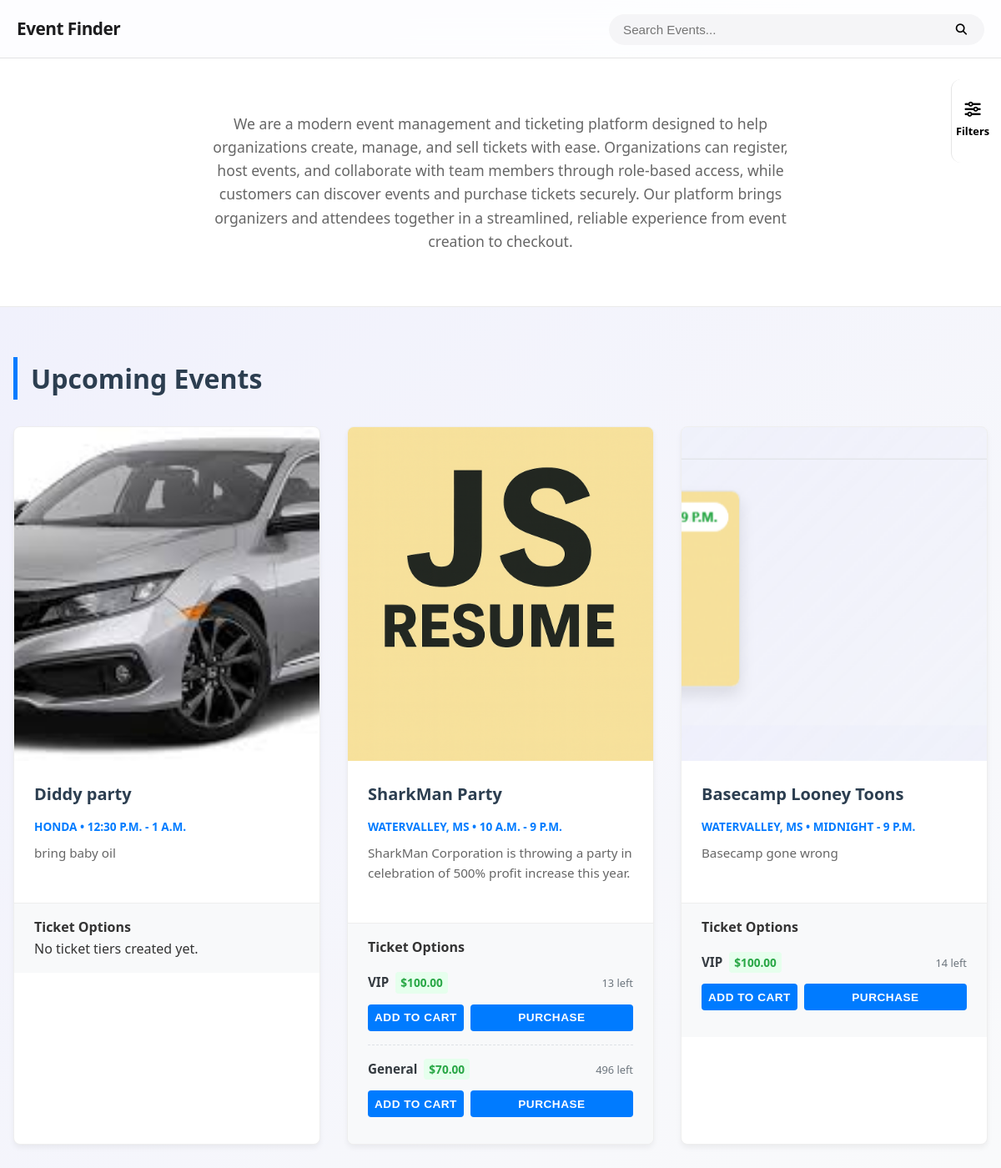
Before: / with the older database file.
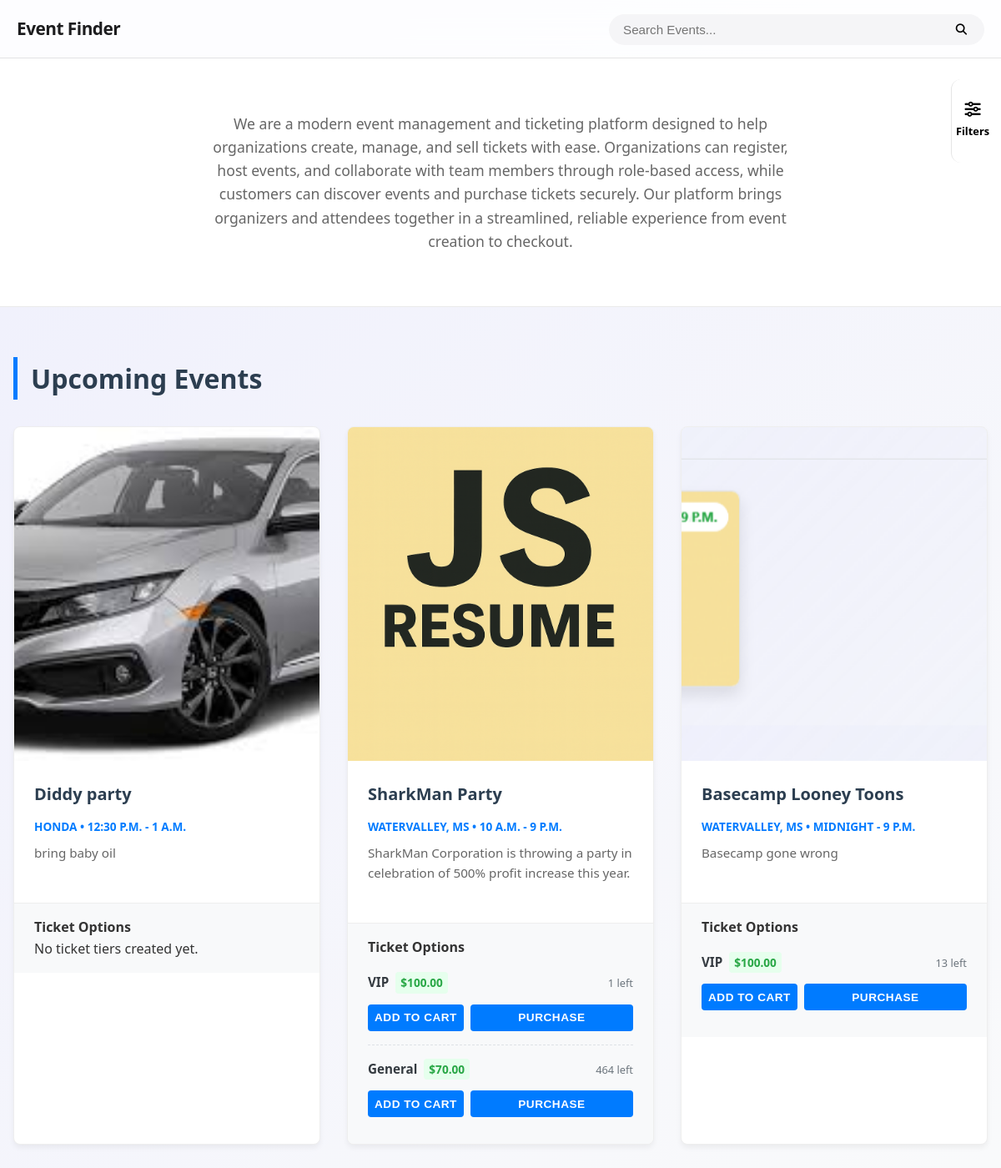
After: the same page with the newer database file.
### App/models.py (models this page shows)
class TicketTier(models.Model):
    class Status(models.TextChoices):
        VIP = "VIP",('VIP')
        GENERAL = "General",('General')
        BASIC = "Basic",('Basic')
    event = models.ForeignKey(Event, on_delete=models.CASCADE, related_name='ticket_tiers')
    type = models.CharField(max_length=10,choices=Status.choices, default="Basic")
    price = models.DecimalField(max_digits=8, decimal_places=2)
    quantity = models.IntegerField()

### App/views.py (the view)
# urls.py: path('', v.home_view, name='home_page'),
def home_view(request):
    event_filter = EventFilter(request.GET, queryset=Event.objects.all().prefetch_related('ticket_tiers'))
    return render(request, 'home.html', {'filter' : event_filter, 'filter_active' :  bool(request.GET), 'Event' : event_filter.qs.distinct()})

### App/context_processors.py (called while the page is built, shortened)
def current_url(request):
    return {
        'current_path': request.path,
        'current_full_url': request.get_full_path(),
        'current_absolute_uri': request.build_absolute_uri(),
    }

def base_view(request):
    if not request.user.is_authenticated:
        return {}

### App/templates/home.html (shortened to what the changed rows need)
{% extends "base.html" %}
{% load static %}
{% block content %}
<link rel="stylesheet" href="{% static 'home.css' %}">
<section class="events-section" id="events">
    <div class="container">
        <div class="events-header">
            <h2 class="section-title">Upcoming Events</h2>
        </div>
        <div class="events-grid">
            {% if SearchActive %}
            {% for event in Events %}
                <article class="event-card">
                    <div class="event-image">
                        {% if event.banner_image %}
                        <img src="{{ event.banner_image.url }}" alt="{{ event.title }}">
                        {% endif %}
                    </div>
                    <div class="event-content">
                        <h3 class="event-title">{{ event.title }}</h3>
                        <span class="event-date">{{ event.location }} • {{ event.start_time }} - {{ event.end_time }}</span>
                        <p class="event-desc">{{ event.description|truncatewords:20 }}</p>
                    </div>
                    <div class="ticket-tiers">
                        <h4>Ticket Options</h4>
                        {% for tier in event.ticket_tiers.all %}
                        <div class="ticket-tier">
                            <div class="tier-top-row">
                                <div class="tier-info">
                                    <span class="tier-name">{{ tier.type }}</span>
                                    <span class="tier-price">${{ tier.price|floatformat:2 }}</span>
                                </div>
                                <div class="tier-quantity">
                                    {% if tier.quantity > 0 %}
                                    <span class="qty-available">{{ tier.quantity }} left</span>
                                    {% else %}
                                    <span class="sold-out-badge">Sold Out</span>
                                    {% endif %}
                                </div>
                            </div>
                            <div class="ticket-actions">
                                <form action="{% url 'Add_Ticket_Cart' tier.id %}" method="POST" class="ticket-purchase-form">
                                    {% csrf_token %}
                                    <input type="hidden" name="quantity" value="1" class="hidden-quantity-input">
                                    <button type="button" class="btn-ticket btn-buy initial-buy-btn">
                                        Add to cart
                                    </button>
                                    <div class="quantity-selector hidden">
                                        <button type="button" class="qty-btn decrease-btn">
                                            <i class="fa-solid fa-trash-can"></i>
                                        </button>
                                        <span class="qty-display">1</span>
                                        <button type="button" class="qty-btn increase-btn">
                                            <i class="fa-solid fa-plus"></i>
                                        </button>
                                    </div>
                                    <button type="submit" class="btn-ticket btn-confirm hidden mt-2">
                                        Confirm Add
                                    </button>
                                </form>
                                {% if tier.quantity > 0 %}
                                <a class="action-form" href="{% url 'purchase_ticket' tier.id %}">
                                    <button type="submit" class="btn-ticket btn-buy">
                                        Purchase
                                    </button>
                                </a>
                                {% else %}
                                <button class="btn-ticket btn-disabled" disabled>Unavailable</button>
                                {% endif %}
                            </div>
                        </div>
                        {% empty %}
                        <p class="no-tickets">No ticket tiers created yet.</p>
                        {% endfor %}
                    </div>
                </article>
            {% endfor %}
            {% else %}
            {% for event in Event %}
            <article class="event-card">
                <div class="event-image">
                    {% if event.banner_image %}
                    <img src="{{ event.banner_image.url }}" alt="{{ event.title }}">
                    {% endif %}
                </div>
                <div class="event-content">
                    <h3 class="event-title">{{ event.title }}</h3>
                    <span class="event-date">{{ event.location }} • {{ event.start_time }} - {{ event.end_time }}</span>
                    <p class="event-desc">{{ event.description|truncatewords:20 }}</p>
                </div>
                <div class="ticket-tiers">
                    <h4>Ticket Options</h4>
                    {% for tier in event.ticket_tiers.all %}
                    <div class="ticket-tier">
                        <div class="tier-top-row">
                            <div class="tier-info">
                                <span class="tier-name">{{ tier.type }}</span>
                                <span class="tier-price">${{ tier.price|floatformat:2 }}</span>
                            </div>
                            <div class="tier-quantity">
                                {% if tier.quantity > 0 %}
                                <span class="qty-available">{{ tier.quantity }} left</span>
                                {% else %}
                                <span class="sold-out-badge">Sold Out</span>
                                {% endif %}
                            </div>
                        </div>
                        <div class="ticket-actions">
                            <form action="{% url 'Add_Ticket_Cart' tier.id %}" method="POST" class="ticket-purchase-form">
                                <button type="button" class="btn-ticket btn-buy initial-buy-btn">
                                    Add to cart
                                </button>
                            </form>
                            {% if tier.quantity > 0 %}
                            <a class="action-form" href="{% url 'purchase_ticket' tier.id %}">
                                <button type="submit" class="btn-ticket btn-buy">
                                    Purchase
                                </button>
                            </a>
                            {% else %}
                            <button class="btn-ticket btn-disabled" disabled>Unavailable</button>
                            {% endif %}
                        </div>
                    </div>
                    {% empty %}
                    <p class="no-tickets">No ticket tiers created yet.</p>
                    {% endfor %}
                </div>
            </article>
            {% endfor %}
            {% endif %}
        </div>
    </div>
</section>
{% endblock content %}

Changed rows visible on the page:
changed TicketTier (number 1 of 3 on the later page): quantity "13" → "1"
changed TicketTier "General": quantity "496" → "464"
changed TicketTier (number 3 of 3 on the later page): quantity "14" → "13"
